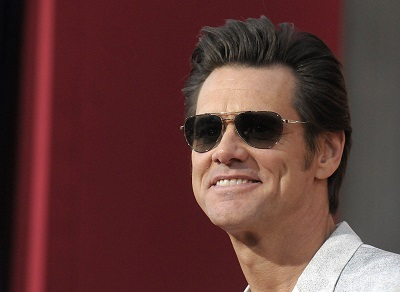
#> input picture Assignment_22/input/Jim.jpg, 400 x 292 px, found by its file name
$ python '6. Paint.py'
#> lines starting #> are read from the running program, lines starting #| are printed output that depends on the picture
import cv2 as cv

img = cv.imread("G:\Program\Python\PyLearn\IP\Assignment_22\pics\Jim.jpg" ,0)
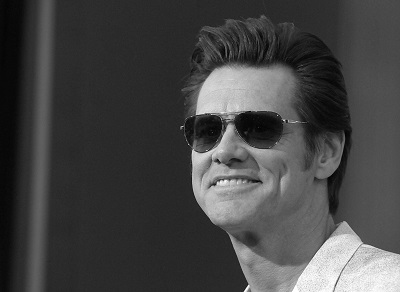
#> img: shape (292, 400); min 0, max 255, mean 68.6

negative = 255 - img
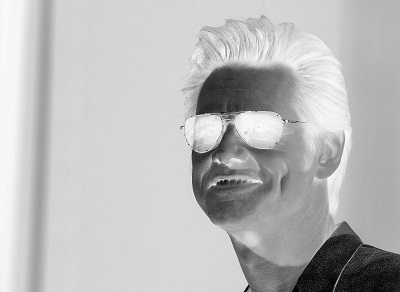
#> negative: shape (292, 400); min 0, max 255, mean 186.4
blur = cv.GaussianBlur(negative, (21,21), 0)
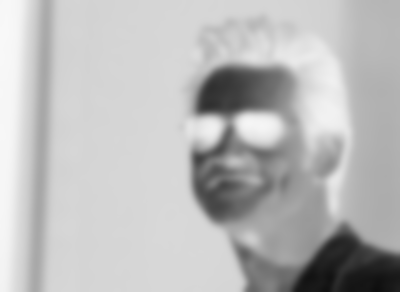
#> blur: shape (292, 400); min 14, max 248, mean 186.4

sketch = img / (255 - blur)
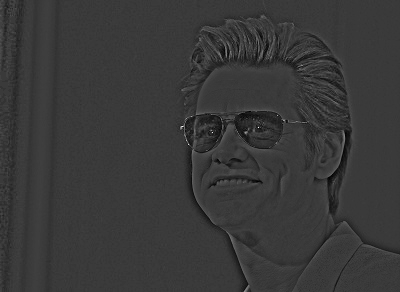
#> sketch: shape (292, 400) float64; min 0, max 4.4, mean 0.987; drawn with min black and max white
sketch = sketch * 255

cv.imwrite('G:\Program\Python\PyLearn\IP\Assignment_22\Paint of jim.jpg' , sketch)
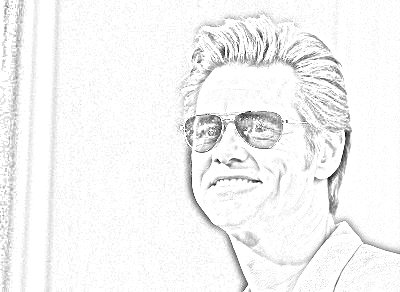
#> saved as Paint of jim.jpg: shape (292, 400); min 0, max 255, mean 244.4

$ run again, with Assignment_22/input/Amir.jpg copied over Assignment_22/input/Jim.jpg
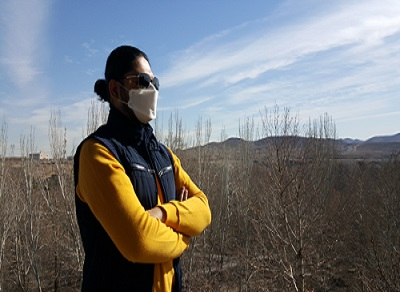
#> input picture Assignment_22/input/Amir.jpg, 400 x 292 px, found by its file name
#> `sketch = img / (255 - blur)`:
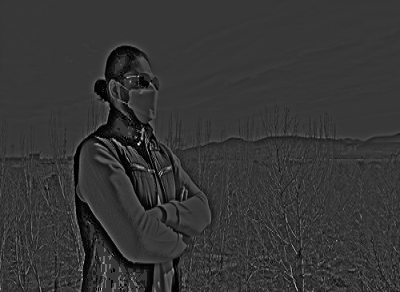
#> sketch: shape (292, 400) float64; min 0, max 4.6, mean 0.976; drawn with min black and max white
#> `cv.imwrite('G:\Program\Python\PyLearn\IP\Assignment_22\Paint of jim.jp..`:
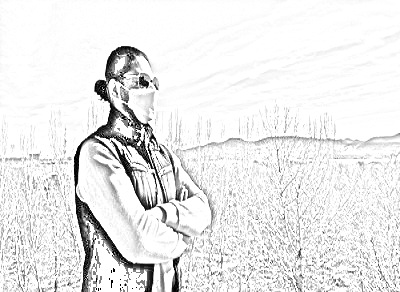
#> saved as Paint of jim.jpg: shape (292, 400); min 0, max 255, mean 234.1
